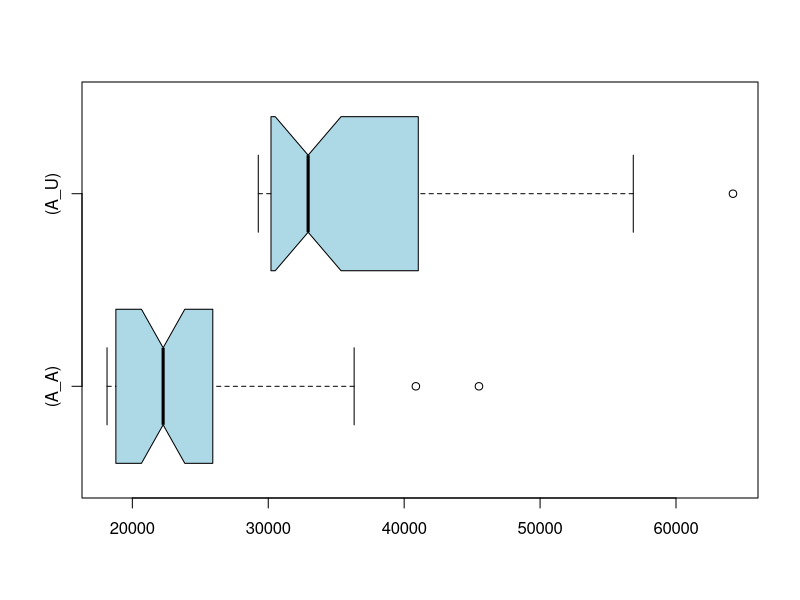

R code for this plot:
if (exists("A_A")) remove("A_A")
if (exists("A_U")) remove("A_U")
if (exists("C_A")) remove("C_A")
if (exists("C_U")) remove("C_U")
A_U<-c(48807,45906,43838,46408,44456,29266,29566,29783,29798,30206,30068,29643,30774,30955,30201,35661,29583,29963,29468,29809,29391,29516,31611,34067,49205,32372,32321,56858,32159,32745,64192,30940,38356,34454,36018,33857,32521,33784,31022,36472,38997,37665,42117,42168,41039,46814,37805,33124,32124,41589)
A_A<-c(35565,33515,36319,33419,34603,18383,18947,18942,18542,18432,18239,18381,18645,18138,18774,18787,18373,18841,20018,18606,19929,18540,18268,20315,22118,22412,22845,34575,21769,24617,22552,22904,30227,24457,22638,19400,21765,23175,24073,25919,45503,31151,20975,31069,40861,25764,22961,22482,35587,20966)
if (exists("A_U")) boxplot.stats(A_U)
if (exists("A_A")) boxplot.stats(A_A)
if (exists("C_U")) boxplot.stats(C_U)
if (exists("C_A")) boxplot.stats(C_A)
if (exists("A_U")) summary(A_U)
if (exists("A_A")) summary(A_A)
if (exists("C_U")) summary(C_U)
if (exists("C_A")) summary(C_A)
if (exists("A_U")) boxplot(A_A,A_U,col="lightblue",horizontal=TRUE,match=TRUE,names=c("(A_A)","(A_U)"),notch=TRUE)
if (exists("C_U")) boxplot(C_A,C_U,col="lightblue",horizontal=TRUE,match=TRUE,names=c("(C_A)","(C_U)"),notch=TRUE)
